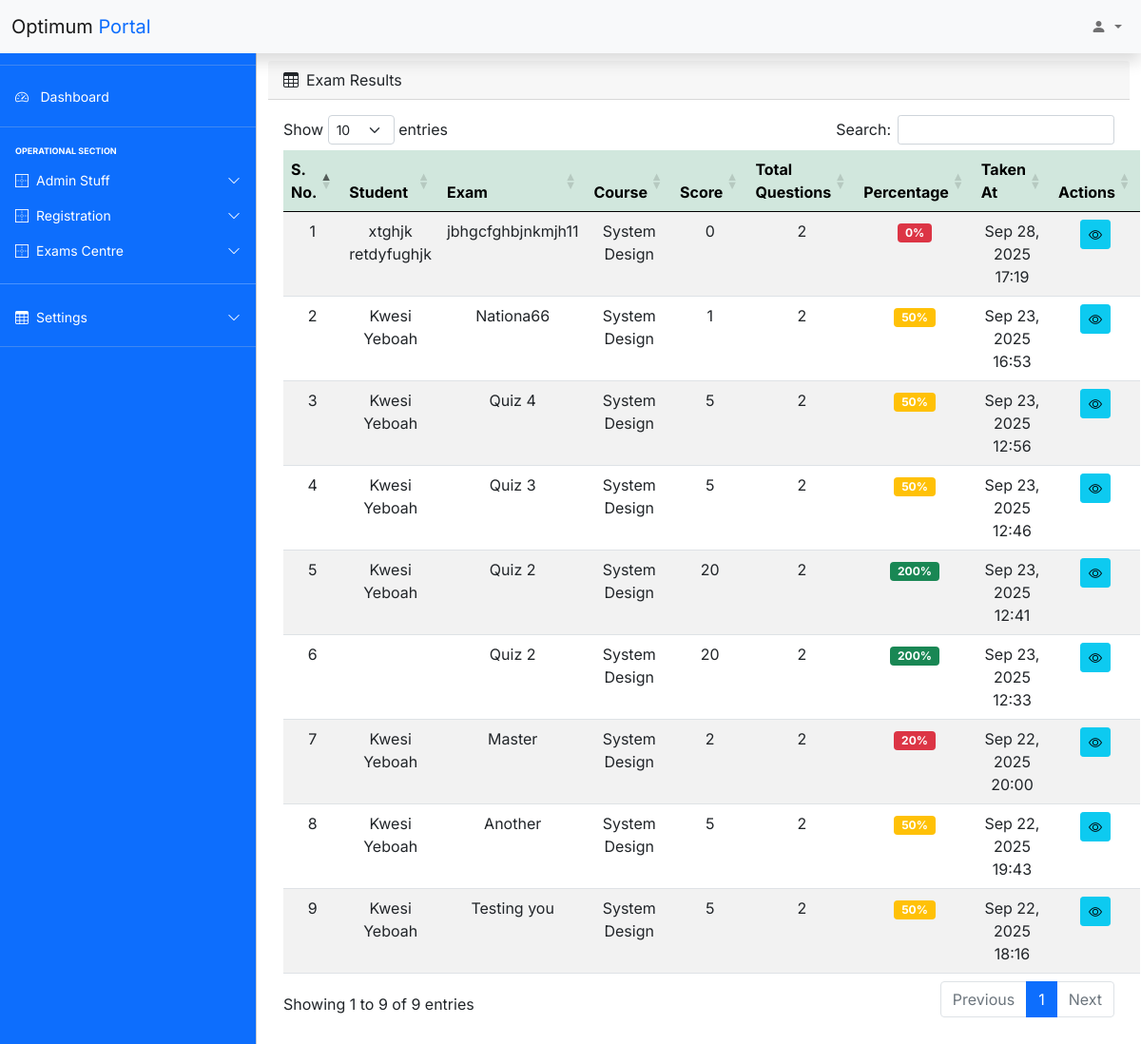
The app's page /oes/admin/examresults.php (signed in) with its own data.
### tables this page shows
CREATE TABLE `exam_results` (
  `id` int unsigned NOT NULL AUTO_INCREMENT,
  `exam_id` int unsigned NOT NULL,
  `student_id` varchar(100) NOT NULL,
  `score` int NOT NULL,
  `taken_at` timestamp NULL DEFAULT CURRENT_TIMESTAMP,
  PRIMARY KEY (`id`),
  KEY `exam_id` (`exam_id`),
  KEY `student_id` (`student_id`)
);

CREATE TABLE `student_registration` (
  `id` int unsigned NOT NULL AUTO_INCREMENT,
  `indexnumber` varchar(100) DEFAULT NULL,
  `firstname` varchar(100) DEFAULT NULL,
  `lastname` varchar(100) DEFAULT NULL,
  `email` varchar(150) DEFAULT NULL,
  `contact` varchar(50) DEFAULT NULL,
  `placeOfBirth` varchar(150) DEFAULT NULL,
  `Hometown` varchar(150) DEFAULT NULL,
  `region` varchar(100) DEFAULT NULL,
  `nationality` varchar(100) DEFAULT NULL,
  `dateOfAdmission` date DEFAULT NULL,
  `active` varchar(50) DEFAULT NULL,
  `programType` varchar(150) DEFAULT NULL,
  `courseSelected` varchar(200) DEFAULT NULL,
  `courseDuration` varchar(100) DEFAULT NULL,
  `fees` varchar(100) DEFAULT NULL,
  `created_at` timestamp NULL DEFAULT CURRENT_TIMESTAMP,
  PRIMARY KEY (`id`)
);

CREATE TABLE `exams_setting` (
  `id` int unsigned NOT NULL AUTO_INCREMENT,
  `title` varchar(200) NOT NULL,
  `category` varchar(100) DEFAULT NULL,
  `course` varchar(200) DEFAULT NULL,
  `semester` varchar(50) DEFAULT NULL,
  `timelimit` int DEFAULT NULL,
  `start_at` datetime DEFAULT NULL,
  `end_at` datetime DEFAULT NULL,
  `totalmarks` int DEFAULT NULL,
  `total_questions` int DEFAULT NULL,
  `lecturer` varchar(150) DEFAULT NULL,
  `created_by` varchar(100) DEFAULT NULL,
  `start_indicator` varchar(10) DEFAULT NULL,
  `created_at` timestamp NULL DEFAULT CURRENT_TIMESTAMP,
  PRIMARY KEY (`id`)
);

### oes/admin/examresults.php (the view, shortened to what this page needs)
<?php
include('includes/header.php');
include('includes/navbar.php');
?>
<main class="mt-5 pt-3">
  <div class="container-fluid">
    <div class="row">
      <div class="col-md-12 mb-3">
        <div class="card-header d-sm-flex align-items-center justify-content-between">
          <span><i class="bi bi-table me-2"></i>Exam Results</span>
        </div>
        <div class="card-body">
          <div class="row align-items-center justify-content-center">
            <div class="col-md-12">
              <table id="example" class="table table-striped table-hover text-center">
                <thead class="table-success">
                  <tr>
                    <th>S. No.</th>
                    <th>Student</th>
                    <th>Exam</th>
                    <th>Course</th>
                    <th>Score</th>
                    <th>Total Questions</th>
                    <th>Percentage</th>
                    <th>Taken At</th>
                    <th>Actions</th>
                  </tr>
                </thead>
                <tbody id="data">
                  <?php
                  $query = "SELECT r.*, e.title as exam_title, e.course, e.total_questions, e.totalmarks, s.firstname, s.lastname, s.indexnumber
                           FROM exam_results r
                           LEFT JOIN exams_setting e ON r.exam_id = e.id
                           LEFT JOIN student_registration s ON r.student_id = s.indexnumber
                           ORDER BY r.taken_at DESC";
                  $query_run = mysqli_query($con, $query);
                  if($query_run && mysqli_num_rows($query_run) > 0){
                    $no = 1;
                    while ($row = mysqli_fetch_assoc($query_run)){
                      $denominator = (isset($row['totalmarks']) && (int)$row['totalmarks'] > 0) ? (int)$row['totalmarks'] : ((int)$row['total_questions'] > 0 ? (int)$row['total_questions'] : 0);
                      $percentage = $denominator > 0 ? round(($row['score'] / $denominator) * 100, 2) : 0;
                  ?>
                  <tr>
                    <td><?php echo $no;?></td>
                    <td><?php echo $row["firstname"] . ' ' . $row["lastname"];?></td>
                    <td><?php echo $row["exam_title"];?></td>
                    <td><?php echo $row["course"];?></td>
                    <td><?php echo $row["score"];?></td>
                    <td><?php echo $row["total_questions"];?></td>
                    <td>
                      <span class="badge <?php echo $percentage >= 70 ? 'bg-success' : ($percentage >= 50 ? 'bg-warning' : 'bg-danger'); ?>">
                        <?php echo $percentage; ?>%
                      </span>
                    </td>
                    <td><?php echo date('M d, Y H:i', strtotime($row["taken_at"]));?></td>
                    <td>
                      <button type="button" class="btn btn-info btn-sm" data-bs-toggle="modal" data-bs-target="#viewResultModal<?php echo $row['id']; ?>" title="View Details">
                        <i class="bi bi-eye"></i>
                      </button>
                    </td>
                  </tr>
                  <?php
                  $no++;
                  }
                }else{
                }
                ?>
                </tbody>
              </table>
            </div>
          </div>
        </div>
      </div>
    </div>
  </div>
</main>
<?php
include('includes/footer.php');
?>

### oes/admin/includes/header.php (shortened to what this page needs)
<!DOCTYPE html>
<html lang="en">
  <head>
    <link rel="stylesheet" href="css/bootstrap.min.css" />
    <link
      rel="stylesheet"
      href="https://cdn.jsdelivr.net/npm/bootstrap-icons@1.4.1/font/bootstrap-icons.css"
    />
    <link rel="stylesheet" href="css/dataTables.bootstrap5.min.css" />
    <link rel="stylesheet" href="css/style.css" />
    <link rel="stylesheet" href="https://cdn.datatables.net/1.13.4/css/dataTables.bootstrap5.min.css" />
  </head>
  <body>

### oes/admin/includes/navbar.php (shortened to what this page needs)
<nav class="navbar navbar-expand-lg navbar-light bg-light fixed-top static-top shadow">
  <div class="container-fluid">
    <a
      class="navbar-brand me-auto ms-lg-0 ms-3 "
      href="index.php"
      >
      <span>Optimum</span> <span class="text-primary">Portal</span>
      </a
    >
    <div class="collapse navbar-collapse" id="topNavBar">
      <ul class="navbar-nav">
        <li class="nav-item dropdown">
          <a
            class="nav-link dropdown-toggle ms-2 d-block"
            href="#"
            role="button"
            data-bs-toggle="dropdown"
            aria-expanded="false"
          >
            <i class="bi bi-person-fill"></i>
          </a>
        </li>
      </ul>
    </div>
  </div>
</nav>
<div
  class="offcanvas offcanvas-start text-white sidebar-nav bg-primary"
  tabindex="-1"
  id="sidebar"
>
  <div class="offcanvas-body p-0">
    <nav class="navbar-dark">
      <ul class="navbar-nav">
        <li class="my-1"><hr class="dropdown-divider bg-light" /></li>
        <li id="list">
          <a href="index.php" class="nav-link px-3 active">
            <span class="me-2"><i class="bi bi-speedometer2"></i></span>
            <span>Dashboard</span>
          </a>
        </li>
        <li class="my-1"><hr class="dropdown-divider bg-white" /></li>
        <li>
          <div class="text-muted small fw-bold text-uppercase px-3 mb-1">
            <span style="font-size: 9px; color: white;">Operational Section</span>
          </div>
        </li>
        <li>
          <a
            class="nav-link px-3 sidebar-link"
            data-bs-toggle="collapse"
            href="#layouts21"
            id="list"
          >
            <span class="me-2"><i class="bi bi-border-outer"></i></span>
            <span>Admin Stuff</span>
            <span class="ms-auto">
              <span class="right-icon">
                <i class="bi bi-chevron-down"></i>
              </span>
            </span>
          </a>
        </li>
        <li>
          <a
            class="nav-link px-3 sidebar-link"
            data-bs-toggle="collapse"
            href="#layouts2"
            id="list"
          >
            <span class="me-2"><i class="bi bi-border-outer"></i></span>
            <span>Registration</span>
            <span class="ms-auto">
              <span class="right-icon">
                <i class="bi bi-chevron-down"></i>
              </span>
            </span>
          </a>
        </li>
        <li>
          <a
            class="nav-link px-3 sidebar-link"
            data-bs-toggle="collapse"
            href="#layouts"
            id="list"
          >
            <span class="me-2"><i class="bi bi-border-outer"></i></span>
            <span>Exams Centre</span>
            <span class="ms-auto">
              <span class="right-icon">
                <i class="bi bi-chevron-down"></i>
              </span>
            </span>
          </a>
        </li>
        <hr>
        <li>
          <a
            class="nav-link px-3 sidebar-link"
            data-bs-toggle="collapse"
            href="#layouts1"
            id="list"
          >
            <span class="me-2"><i class="bi bi-table"></i></span>
            <span>Settings</span>
            <span class="ms-auto">
              <span class="right-icon">
                <i class="bi bi-chevron-down"></i>
              </span>
            </span>
          </a>
        </li>
        <li class="my-1"><hr class="dropdown-divider bg-light" /></li>
      </ul>
    </nav>
  </div>
</div>

### oes/admin/includes/footer.php (shortened to what this page needs)
  </body>
</html>

### oes/admin/css/style.css (style rules this page uses)
body, button { font-family: "Inter", sans-serif; }
:root { --offcanvas-width: 270px; --topNavbarHeight: 56px; }
.sidebar-nav { width: var(--offcanvas-width); }
.sidebar-link { display: flex; align-items: center; }
.sidebar-link .right-icon { display: inline-flex; }
@media (min-width: 992px) { body { overflow: auto !important; } }
@media (min-width: 992px) { main { margin-left: var(--offcanvas-width); } }
@media (min-width: 992px) { .sidebar-nav { -webkit-transform: none; transform: none; visibility: visible !important; height: calc(100% - var(--topNavbarHeight)); top: var(--topNavbarHeight); } }

### oes/admin/includes/navbar.php (style rules this page uses)
li .nav-link span { font-size: 14px; color: white; }

### records on screen
exam_results: student_registration.firstname "xtghjk", student_registration.lastname "retdyfughjk", exams_setting.title "jbhgcfghbjnkmjh11", exams_setting.course "System Design", score "0", exams_setting.total_questions "2", taken_at "Sep 28, 2025 17:19"
exam_results: student_registration.firstname "Kwesi", student_registration.lastname "Yeboah", exams_setting.title "Nationa66", exams_setting.course "System Design", score "1", exams_setting.total_questions "2", score.totalmarks "50", taken_at "Sep 23, 2025 16:53"
exam_results: student_registration.firstname "Kwesi", student_registration.lastname "Yeboah", exams_setting.title "Quiz 4", exams_setting.course "System Design", score "5", exams_setting.total_questions "2", score.totalmarks "50", taken_at "Sep 23, 2025 12:56"
exam_results: student_registration.firstname "Kwesi", student_registration.lastname "Yeboah", exams_setting.title "Quiz 3", exams_setting.course "System Design", score "5", exams_setting.total_questions "2", score.totalmarks "50", taken_at "Sep 23, 2025 12:46"
exam_results: student_registration.firstname "Kwesi", student_registration.lastname "Yeboah", exams_setting.title "Quiz 2", exams_setting.course "System Design", score "20", exams_setting.total_questions "2", score.totalmarks "200", taken_at "Sep 23, 2025 12:41"
exam_results: exams_setting.title "Quiz 2", exams_setting.course "System Design", score "20", exams_setting.total_questions "2", score.totalmarks "200", taken_at "Sep 23, 2025 12:33"
exam_results: student_registration.firstname "Kwesi", student_registration.lastname "Yeboah", exams_setting.title "Master", exams_setting.course "System Design", score "2", exams_setting.total_questions "2", score.totalmarks "20", taken_at "Sep 22, 2025 20:00"
exam_results: student_registration.firstname "Kwesi", student_registration.lastname "Yeboah", exams_setting.title "Another", exams_setting.course "System Design", score "5", exams_setting.total_questions "2", score.totalmarks "50", taken_at "Sep 22, 2025 19:43"
exam_results: student_registration.firstname "Kwesi", student_registration.lastname "Yeboah", exams_setting.title "Testing you", exams_setting.course "System Design", score "5", exams_setting.total_questions "2", score.totalmarks "50", taken_at "Sep 22, 2025 18:16"
